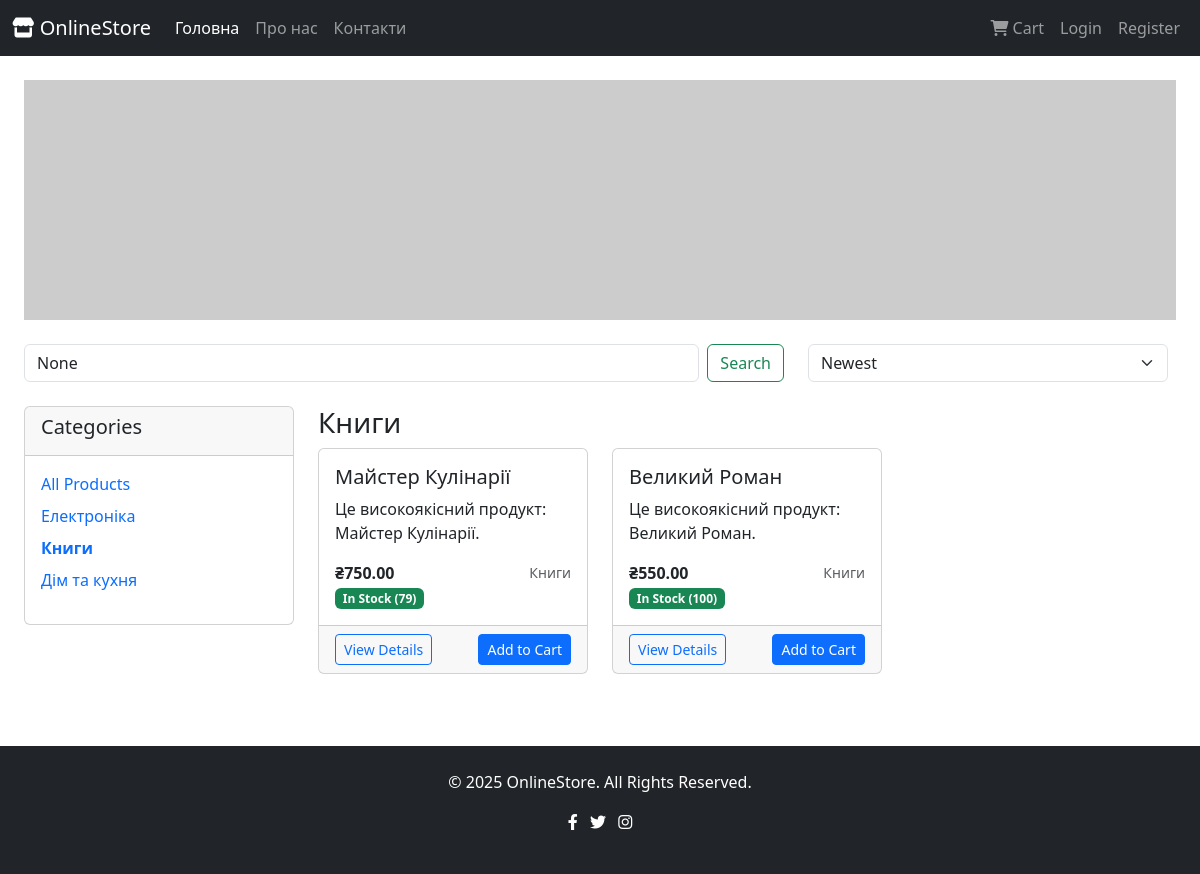
/?category=12, run on the app's committed database.
### shop/models.py (models this page shows, shortened)
class Category(models.Model):
    title = models.CharField(max_length=255)
    description = models.TextField(blank=True)
    image = models.ImageField(upload_to='categories/', blank=True, null=True)
    created_at = models.DateTimeField(default=timezone.now)
    class Meta:
        verbose_name_plural = "Categories"

class Product(models.Model):
    title = models.CharField(max_length=300)
    description = models.TextField()
    price = models.DecimalField(max_digits=10, decimal_places=2)
    discount_price = models.DecimalField(max_digits=10, decimal_places=2, blank=True, null=True)
    stock_quantity = models.IntegerField(default=0)
    image = models.ImageField(upload_to='products/')
    category = models.ForeignKey(Category, on_delete=models.CASCADE)
    is_active = models.BooleanField(default=True)
    featured = models.BooleanField(default=False)
    weight = models.DecimalField(max_digits=5, decimal_places=2, blank=True, null=True)
    dimensions = models.CharField(max_length=100, blank=True)
    created_at = models.DateTimeField(default=timezone.now)
    updated_at = models.DateTimeField(auto_now=True)
    @property
    def is_on_sale(self):
        return self.discount_price is not None
    @property
    def in_stock(self):
        return self.stock_quantity > 0

### shop/views.py (the view)
# urls.py: path('', include(api.urls), name='index')
def index(request):
    products = Product.objects.filter(is_active=True)
    categories = Category.objects.all()
    category_id = request.GET.get('category')
    if category_id:
        products = products.filter(category_id=category_id)
    search_query = request.GET.get('search')
    if search_query:
        products = products.filter(
            Q(title__icontains=search_query) |
            Q(description__icontains=search_query)
        )
    sort_by = request.GET.get('sort', 'created_at')
    if sort_by == 'price_low':
        products = products.order_by('price')
    elif sort_by == 'price_high':
        products = products.order_by('-price')
    elif sort_by == 'name':
        products = products.order_by('title')
    else:
        products = products.order_by('-created_at')
    paginator = Paginator(products, 12)
    page_number = request.GET.get('page')
    page_obj = paginator.get_page(page_number)
    featured_products = Product.objects.filter(featured=True, is_active=True)[:4]
    context = {
        'page_obj': page_obj,
        'categories': categories,
        'featured_products': featured_products,
        'current_category': category_id,
        'search_query': search_query,
        'sort_by': sort_by,
    }
    return render(request, 'shop/products.html', context)

### templates/shop/products.html (shortened to what this page needs)
{% extends 'base.html' %}
{% block content %}
<div class="container-fluid">
    <div class="row mb-4">
        <div class="col-12 text-center">
            <img src="https://placehold.co/1200x250/0D6EFD/FFFFFF/png?text=Welcome+to+Our+Store\nDiscover+amazing+products+at+great+prices"
                 alt="Welcome to Our Store"
                 class="img-fluid"
                 width="1200"
                 height="250">
        </div>
    </div>
    <div class="row mb-4">
        <div class="col-md-8">
            <form method="GET" class="d-flex">
                <input class="form-control me-2" type="search" name="search" placeholder="Search products..." value="{{ search_query }}">
                <button class="btn btn-outline-success" type="submit">Search</button>
            </form>
        </div>
        <div class="col-md-4">
            <form method="GET" class="d-flex">
                <select name="sort" class="form-select me-2" onchange="this.form.submit()">
                    <option value="created_at" {% if sort_by == 'created_at' %}selected{% endif %}>Newest</option>
                </select>
            </form>
        </div>
    </div>
    <div class="row">
        <div class="col-md-3">
            <div class="card">
                <div class="card-header">
                    <h5>Categories</h5>
                </div>
                <div class="card-body">
                    <ul class="list-unstyled">
                        <li><a href="{% url 'shop:index' %}" class="text-decoration-none {% if not current_category %}fw-bold{% endif %}">All Products</a></li>
                        {% for category in categories %}
                        <li class="mt-2">
                            <a href="?category={{ category.id }}" class="text-decoration-none {% if current_category == category.id|stringformat:'s' %}fw-bold{% endif %}">
                                {{ category.title }}
                            </a>
                        </li>
                        {% endfor %}
                    </ul>
                </div>
            </div>
        </div>
        <div class="col-md-9">
            <div class="row">
                <div class="col-12">
                    <h3>
                        {% if search_query %}
                            Search Results for "{{ search_query }}"
                        {% elif current_category %}
                            {% for category in categories %}
                                {% if category.id|stringformat:'s' == current_category %}
                                    {{ category.title }}
                                {% endif %}
                            {% endfor %}
                        {% else %}
                            All Products
                        {% endif %}
                    </h3>
                </div>
            </div>
            <div class="row">
                {% for product in page_obj %}
                <div class="col-md-4 mb-4">
                    <div class="card h-100">
                        <div class="card-body d-flex flex-column">
                            <h5 class="card-title">{{ product.title|truncatechars:40 }}</h5>
                            <p class="card-text">{{ product.description|truncatechars:100 }}</p>
                            <div class="mt-auto">
                                <div class="d-flex justify-content-between align-items-center">
                                    <div>
                                        {% if product.is_on_sale %}
                                        <span class="text-muted text-decoration-line-through">₴{{ product.price }}</span>
                                        <span class="text-danger fw-bold">₴{{ product.discount_price }}</span>
                                        {% else %}
                                        <span class="fw-bold">₴{{ product.price }}</span>
                                        {% endif %}
                                    </div>
                                    <small class="text-muted">{{ product.category.title }}</small>
                                </div>
                                {% if not product.in_stock %}
                                <span class="badge bg-danger">Out of Stock</span>
                                {% else %}
                                <span class="badge bg-success">In Stock ({{ product.stock_quantity }})</span>
                                {% endif %}
                            </div>
                        </div>
                        <div class="card-footer">
                            <div class="d-flex justify-content-between">
                                <a href="{% url 'shop:product_detail' product.id %}" class="btn btn-outline-primary btn-sm">View Details</a>
                                {% if product.in_stock %}
                                <form method="post" action="{% url 'shop:add_to_cart' product.id %}" class="d-inline">
                                    <button type="submit" class="btn btn-primary btn-sm">Add to Cart</button>
                                </form>
                                {% endif %}
                            </div>
                        </div>
                    </div>
                </div>
                {% endfor %}
            </div>
        </div>
    </div>
</div>
{% endblock %}

### data on the page
Category: title "Електроніка"
Category: title "Книги"
Category: title "Дім та кухня"
Product: title "Майстер Кулінарії", description "Це високоякісний продукт: Майстер Кулінарії.", price "750.00", category "Книги", stock_quantity "79", shows "Add to Cart"
Product: title "Великий Роман", description "Це високоякісний продукт: Великий Роман.", price "550.00", category "Книги", stock_quantity "100", shows "Add to Cart"
